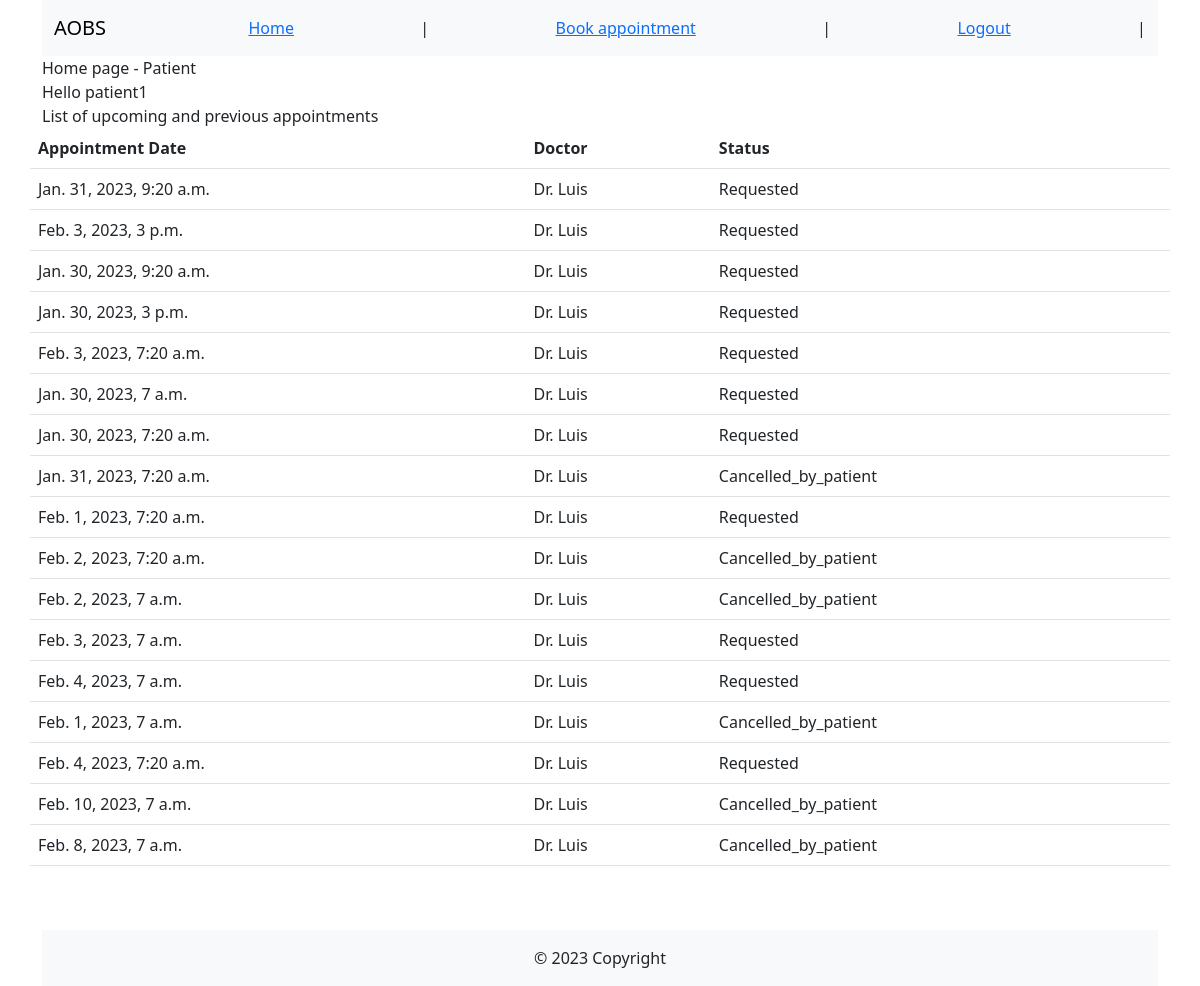
The app's page /user/home/ (signed in), older data.
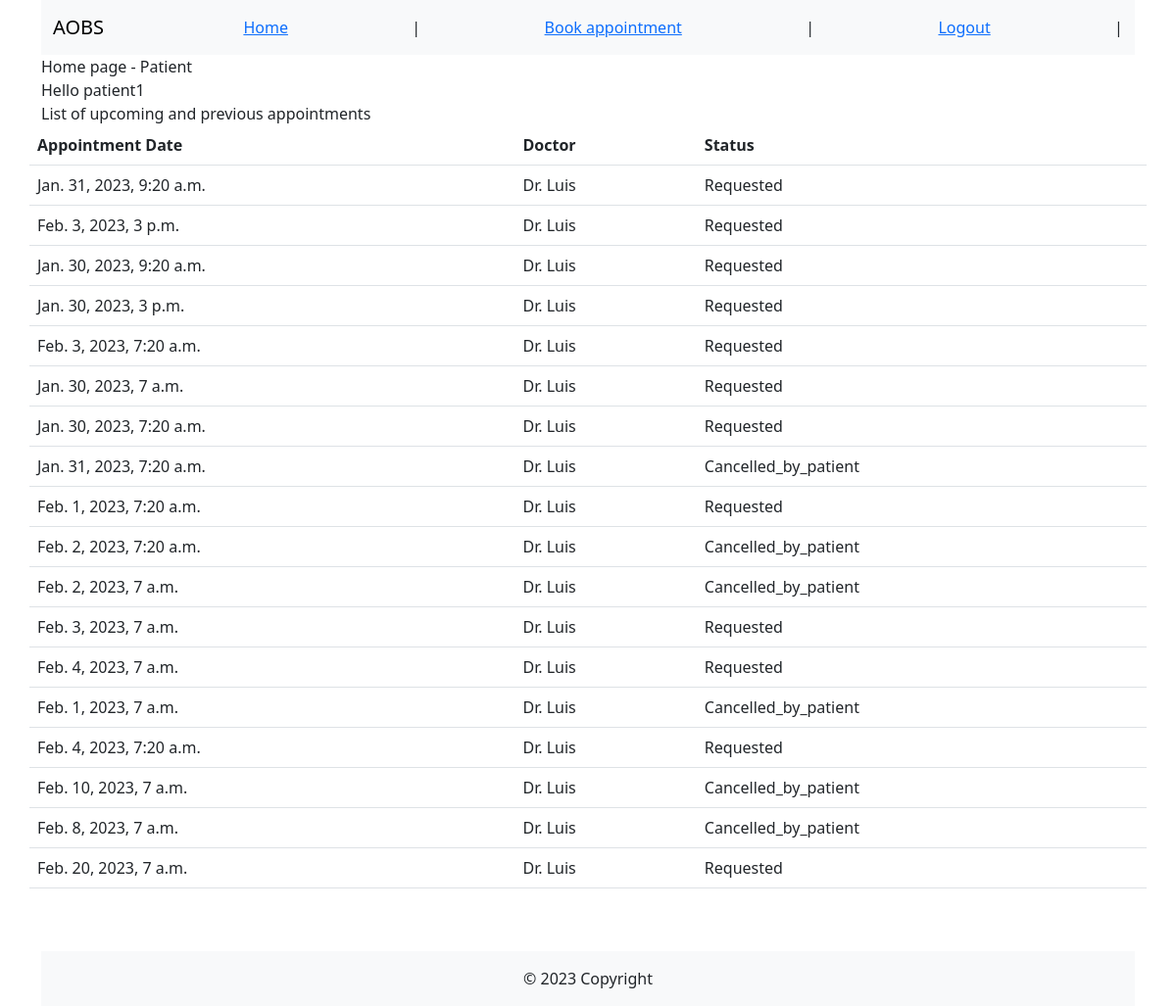
The same page, newer data.
### appointments_app/models.py (models this page shows, shortened)
class Appointment(models.Model):
    patient = models.ForeignKey(Patient, on_delete=models.CASCADE)
    doctor = models.ForeignKey(Doctor, on_delete=models.CASCADE)
    appointment_date = models.DateTimeField(blank=False)
    symptoms = models.CharField(max_length=256, blank=False)
    request_date = models.DateTimeField(default = timezone.now)#(default=timezone.now())#(blank=False, auto_now_add=True)
    appointment_status = models.ForeignKey(
        AppointmentStatus, on_delete=models.CASCADE, to_field='status', default='Requested')
    class Meta:
        constraints = [models.UniqueConstraint(
            fields=['doctor', 'appointment_date', 'appointment_status'],
            condition=Q(appointment_status='Requested') | Q(appointment_status='Confirmed'),
            name='unique_appointment')]

class AppointmentStatus(models.Model):
    status = models.CharField(max_length=256, blank=False, unique=True)
    def __str__(self):
        return f'{self.status}'

### users_app/models.py (models this page shows, shortened)
class Doctor(models.Model):
    user = models.OneToOneField(User, on_delete=models.CASCADE)
    type = models.ForeignKey(DoctorType, on_delete=models.PROTECT)
    licence_valid = models.BooleanField(blank=False)
    dob = models.DateField(blank=False)
    home_address = models.CharField(max_length=256, blank=False)
    home_phone = models.CharField(max_length=20, blank=False)

### users_app/views.py (the view)
# urls.py: path('home/', views.home_view, name='home_page'),
@login_required(login_url='users_app:login_page')
def home_view(request):
    if request.user.groups.filter(name='patients').exists():
        try:
            patient = Patient.objects.get(user=request.user)
        except Patient.DoesNotExist:
            return HttpResponseNotFound("Error: Patient_id not found.")
        appointments = Appointment.objects.filter(patient=patient)[:20]
        return render(request,
                      'home_patient.html',
                      context={'user': request.user,
                               'appointments': appointments})
    elif request.user.groups.filter(name='doctors').exists():
        return render(request, 'home_doctor.html', {'user': request.user})
    else:
        return HttpResponseNotFound('<h1>No group assigned to the user</h1>')

### users_app/templates/home_patient.html (shortened to what this page needs)
{% extends "./base.html" %}
{% block content %}
<div class="row">
<p2>Home page - Patient </p2>
</div>
{% if user.is_authenticated %}
<div class="row">
<p3> Hello {{ user.username }} </p3>
<p3> List of upcoming and previous appointments </p3>
</div>
<div class="row">
<table class="table">
    <thead>
        <tr>
            <th scope="col">Appointment Date</th>
            <th scope="col">Doctor</th>
            <th scope="col">Status</th>
        </tr>
    </thead>
    <tbody>
        {% for appointment in appointments %}
        <tr>
                <td>{{ appointment.appointment_date }}</th>
                <td>Dr. {{ appointment.doctor.user.last_name }}</td>
                <td>{{ appointment.appointment_status }}</td>
        </tr>
        {% endfor %}
    </tbody>
</table>
</div>
{% endif %}
{% endblock %}

Row changes from the older to the newer data that the page shows:
added Appointment: appointment_date "Feb. 20, 2023, 7 a.m.", doctor.user.last_name "Luis", appointment_status "Requested"
